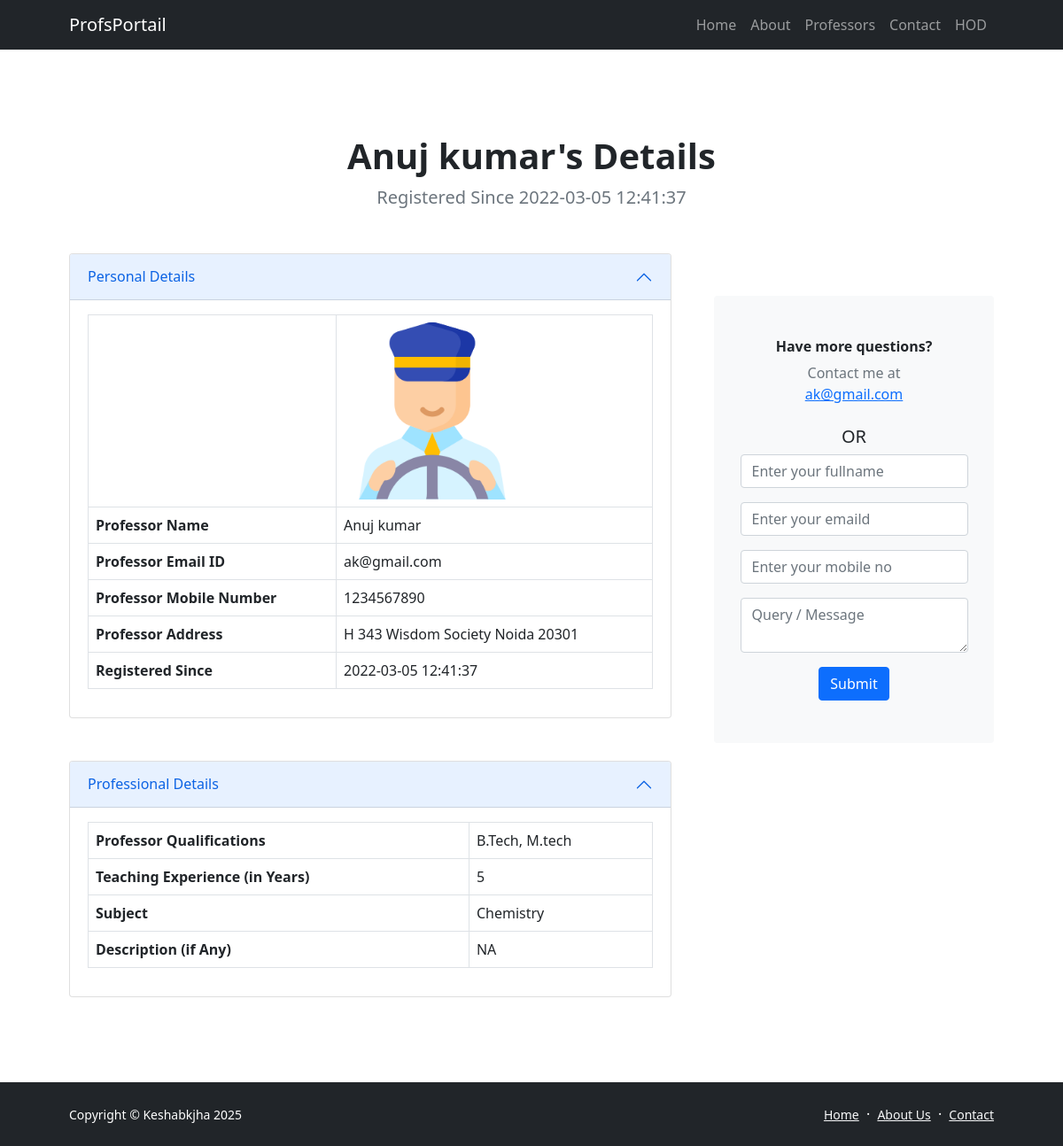
The page /Professor-details.php?tid=1 on the database as committed earlier.
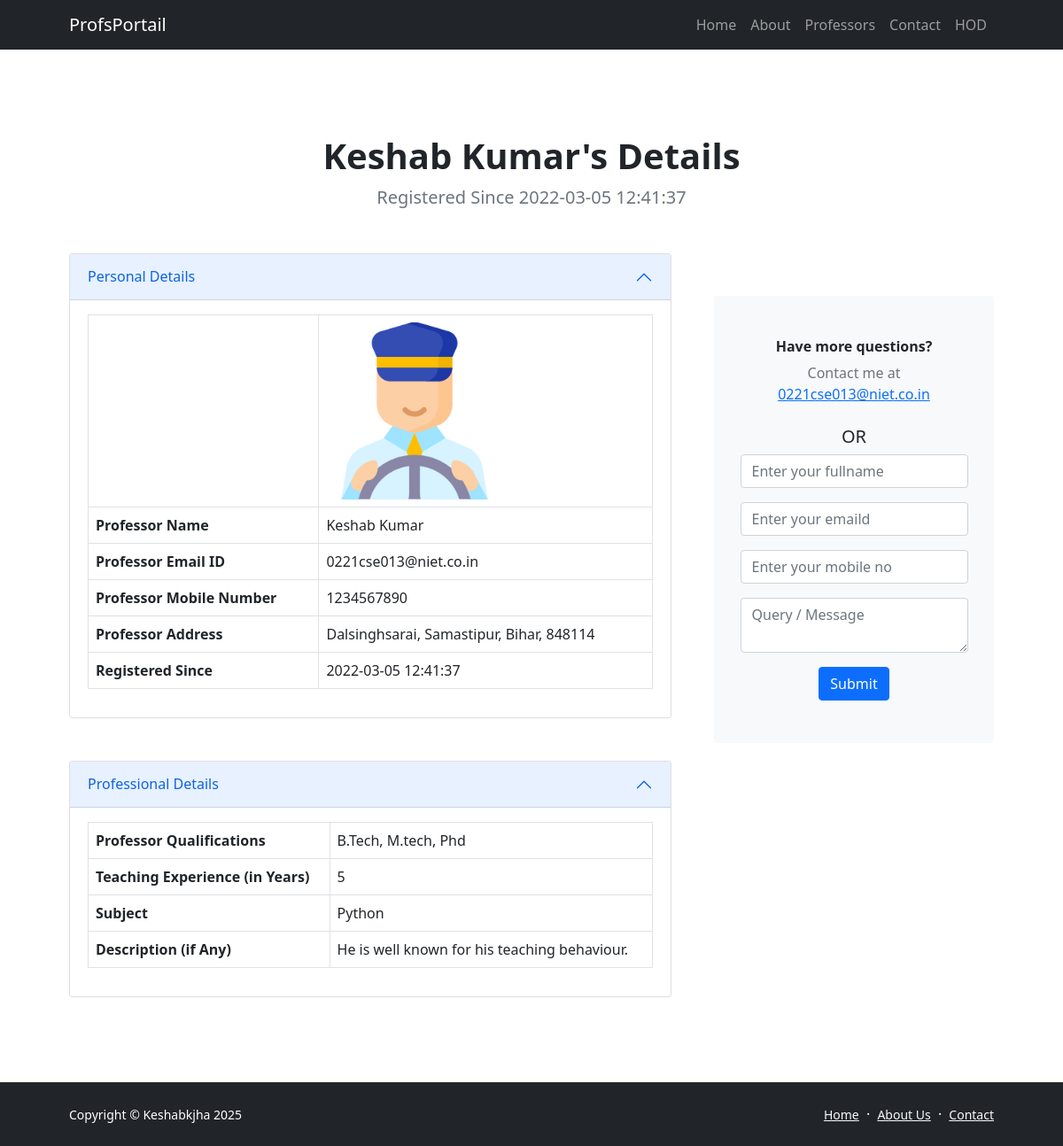
The same page on the database as committed later.
### tables this page shows
CREATE TABLE `tblteacher` (
  `ID` int(10) NOT NULL,
  `Name` varchar(120) DEFAULT NULL,
  `Picture` varchar(200) NOT NULL,
  `Email` varchar(120) DEFAULT NULL,
  `MobileNumber` bigint(10) DEFAULT NULL,
  `password` varchar(255) DEFAULT NULL,
  `Qualifications` varchar(120) DEFAULT NULL,
  `Address` varchar(200) DEFAULT NULL,
  `TeacherSub` varchar(120) DEFAULT NULL,
  `description` mediumtext DEFAULT NULL,
  `teachingExp` varchar(10) DEFAULT NULL,
  `JoiningDate` varchar(120) DEFAULT NULL,
  `RegDate` timestamp NOT NULL DEFAULT current_timestamp(),
  `isPublic` int(1) DEFAULT NULL
);

### Professor-details.php (the view, shortened to what the changed rows need)
<?php include_once('includes/dbconnection.php');
?>
<!DOCTYPE html>
<html lang="en">
    <head>
        <link href="https://cdn.jsdelivr.net/npm/bootstrap-icons@1.5.0/font/bootstrap-icons.css" rel="stylesheet" />
        <link href="css/styles.css" rel="stylesheet" />
    </head>
    <body class="d-flex flex-column h-100">
        <main class="flex-shrink-0">
<?php
$tid=intval($_GET['tid']);
$sql="SELECT * from tblteacher where isPublic='1' and ID='$tid'";
$query = $dbh -> prepare($sql);
$query->execute();
$results=$query->fetchAll(PDO::FETCH_OBJ);
if($query->rowCount() > 0)
{
foreach($results as $row)
{               ?>
            <section class="py-5">
                <div class="container px-5 my-5">
                    <div class="text-center mb-5">
                        <h1 class="fw-bolder"><?php  echo htmlentities($row->Name);?>'s Details</h1>
                        <p class="lead fw-normal text-muted mb-0">Registered Since <?php  echo htmlentities($row->RegDate);?></p>
                    </div>
                    <div class="row gx-5">
                        <div class="col-xl-8">
                            <div class="accordion mb-5" id="accordionExample">
                                <div class="accordion-item">
                                    <h3 class="accordion-header" id="headingOne"><button class="accordion-button" type="button" data-bs-toggle="collapse" data-bs-target="#collapseOne" aria-expanded="true" aria-controls="collapseOne">Personal Details</button></h3>
                                    <div class="accordion-collapse collapse show" id="collapseOne" aria-labelledby="headingOne" data-bs-parent="#accordionExample">
                                        <div class="accordion-body">
              <table class="table table-bordered">
   <tr>
                      <th></th>
                      <td><img src="Professor/images/<?php  echo htmlentities($row->Picture);?>" width="200"></td>
                  </tr>
                  <tr>
                      <th>Professor Name</th>
                      <td><?php  echo htmlentities($row->Name);?></td>
                  </tr>
                  <tr>
                      <th>Professor Email ID</th>
                      <td><?php  echo htmlentities($row->Email);?></td>
                  </tr>
                  <tr>
                      <th>Professor Mobile Number</th>
                      <td><?php  echo htmlentities($row->MobileNumber);?></td>
                  </tr>
                  <tr>
                      <th>Professor Address</th>
                      <td><?php  echo htmlentities($row->Address);?></td>
                  </tr>
                  <tr>
                      <th>Registered Since</th>
                      <td><?php  echo htmlentities($row->RegDate);?></td>
                  </tr>
              </table>
                                        </div>
                                    </div>
                                </div>
                            </div>
                            <div class="accordion mb-5 mb-xl-0" id="accordionExample2">
                                <div class="accordion-item">
                                    <h3 class="accordion-header" id="headingOne"><button class="accordion-button" type="button" data-bs-toggle="collapse" data-bs-target="#collapseOne" aria-expanded="true" aria-controls="collapseOne">Professional Details</button></h3>
                                    <div class="accordion-collapse collapse show" id="collapseOne" aria-labelledby="headingOne" data-bs-parent="#accordionExample2">
                                        <div class="accordion-body">
                                  <table class="table table-bordered">
                  <tr>
                      <th>Professor Qualifications</th>
                      <td><?php  echo htmlentities($row->Qualifications);?></td>
                  </tr>
                  <tr>
                      <th>Teaching Experience (in Years)</th>
                      <td><?php  echo htmlentities($row->teachingExp);?></td>
                  </tr>
                  <tr>
                      <th>Subject</th>
                      <td><?php  echo htmlentities($row->TeacherSub);?></td>
                  </tr>
                  <tr>
                      <th>Description (if Any)</th>
                      <td><?php  echo htmlentities($row->description);?></td>
                  </tr>
              </table>
                                        </div>
                                    </div>
                                </div>
                            </div>
                        </div>
                        <div class="col-xl-4">
                            <div class="card border-0 bg-light mt-xl-5">
                                <div class="card-body p-4 py-lg-5">
                                    <div class="d-flex align-items-center justify-content-center">
                                        <div class="text-center">
                                            <div class="h6 fw-bolder">Have more questions?</div>
                                            <p class="text-muted mb-4">
                                                Contact me at
                                                <br />
                                                <a href="#!"><?php  echo htmlentities($row->Email);?></a>
                                            </p>
                                            <h5>OR</h5>
<form method="post">
 <p>  <input type="text" name="fname" placeholder="Enter your fullname" class="form-control" required></p>
<p><input type="email" name="emailid" placeholder="Enter your emaild" class="form-control" required></p>
<p><input type="text" name="mobileno" placeholder="Enter your mobile no" class="form-control" pattern="[0-9]{10}" title="10 numeric characters only" required></p>
<p><textarea class="form-control" name="query" placeholder="Query / Message" required></textarea>
</p>
<input type="submit" class="btn btn-primary" name="submit">
</form>
                                        </div>
                                    </div>
                                </div>
                            </div>
                        </div>
                    </div>
                </div>
            </section>
        <?php } } else{ ?>
<hr />
<h3 align="center" style="color:red;">Record not Found</h3>
        <?php } ?>
        </main>
    </body>
</html>

Rows that differ between the two databases and show on the page:
changed tblteacher: Name "Anuj kumar" → "Keshab Kumar"; Email "ak@gmail.com" → "0221cse013@niet.co.in"; Address "H 343 Wisdom Society Noida 20301" → "Dalsinghsarai, Samastipur, Bihar, 848114"; Qualifications "B.Tech, M.tech" → "B.Tech, M.tech, Phd"; TeacherSub "Chemistry" → "Python"; description "NA" → "He is well known for his teaching behaviour."
